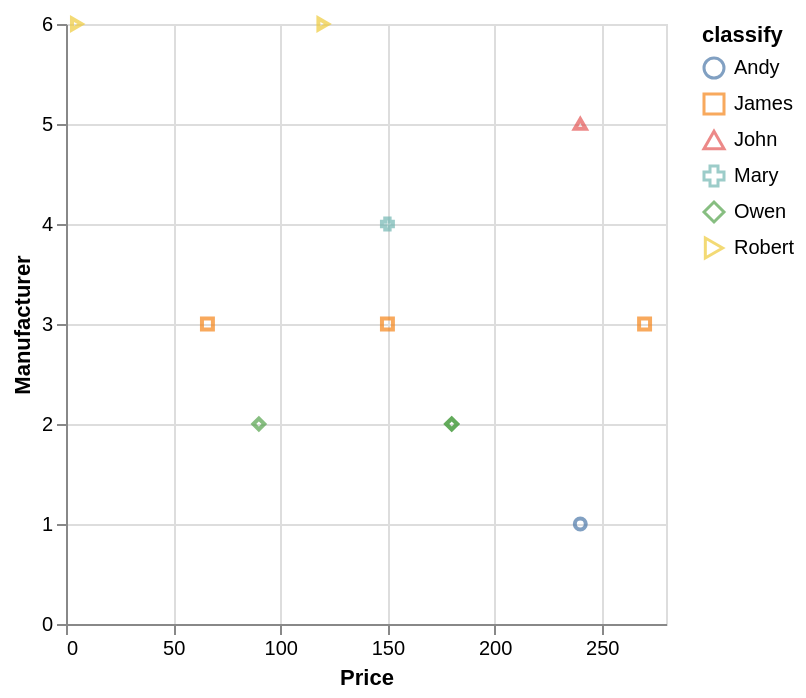

Source (Vega-Lite JSON):
### Vega-Lite specification from a JSON file in a GitHub repository (floating-point values rounded to 4 significant figures)
{"data": {"values": [{"x_data": 240, "y_data": 1, "classify": "Andy"}, {"x_data": 270, "y_data": 3, "classify": "James"}, {"x_data": 66, "y_data": 3, "classify": "James"}, {"x_data": 150, "y_data": 3, "classify": "James"}, {"x_data": 240, "y_data": 5, "classify": "John"}, {"x_data": 150, "y_data": 4, "classify": "Mary"}, {"x_data": 180, "y_data": 2, "classify": "Owen"}, {"x_data": 90, "y_data": 2, "classify": "Owen"}, {"x_data": 180, "y_data": 2, "classify": "Owen"}, {"x_data": 120, "y_data": 6, "classify": "Robert"}, {"x_data": 5, "y_data": 6, "classify": "Robert"}]}, "mark": "point", "encoding": {"x": {"field": "x_data", "type": "quantitative", "title": "Price", "scale": {"zero": "false"}}, "y": {"field": "y_data", "type": "quantitative", "title": "Manufacturer", "scale": {"zero": "false"}}, "color": {"field": "classify", "type": "nominal"}, "shape": {"field": "classify", "type": "nominal"}}}
